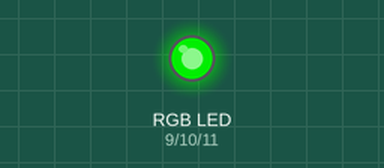
The sketch below on a simulated Arduino Uno, built with avr-gcc and run on an emulated ATmega328P. Shown: an RGB LED mixed from three pins (HIGH = lit).

Above: at 0.1 s.
Timing chart, 0 to 1.6 s (numbered marks = the images above):
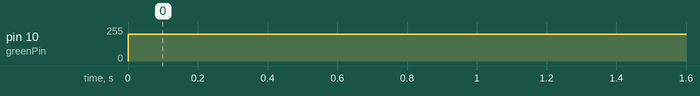

Measured:
- by itself, pin 10 (greenPin): 0/255 → 200/255 at 0.00 s

The sketch:

test-Cach-HuanCun.ino
```cpp
int redPin = 9;
int greenPin = 10;
int bluePin = 11;

void setup(){
     pinMode(redPin, OUTPUT);
     pinMode(greenPin, OUTPUT);
     pinMode(bluePin, OUTPUT);
}

void loop(){
      //R:0-255 G:0-255 B:0-255
      colorRGB(0,200,0);
      delay(1000);
}

void colorRGB(int red, int green, int blue){
      analogWrite(redPin,constrain(red,0,255));
      analogWrite(greenPin,constrain(green,0,255));
      analogWrite(bluePin,constrain(blue,0,255));
}
```
